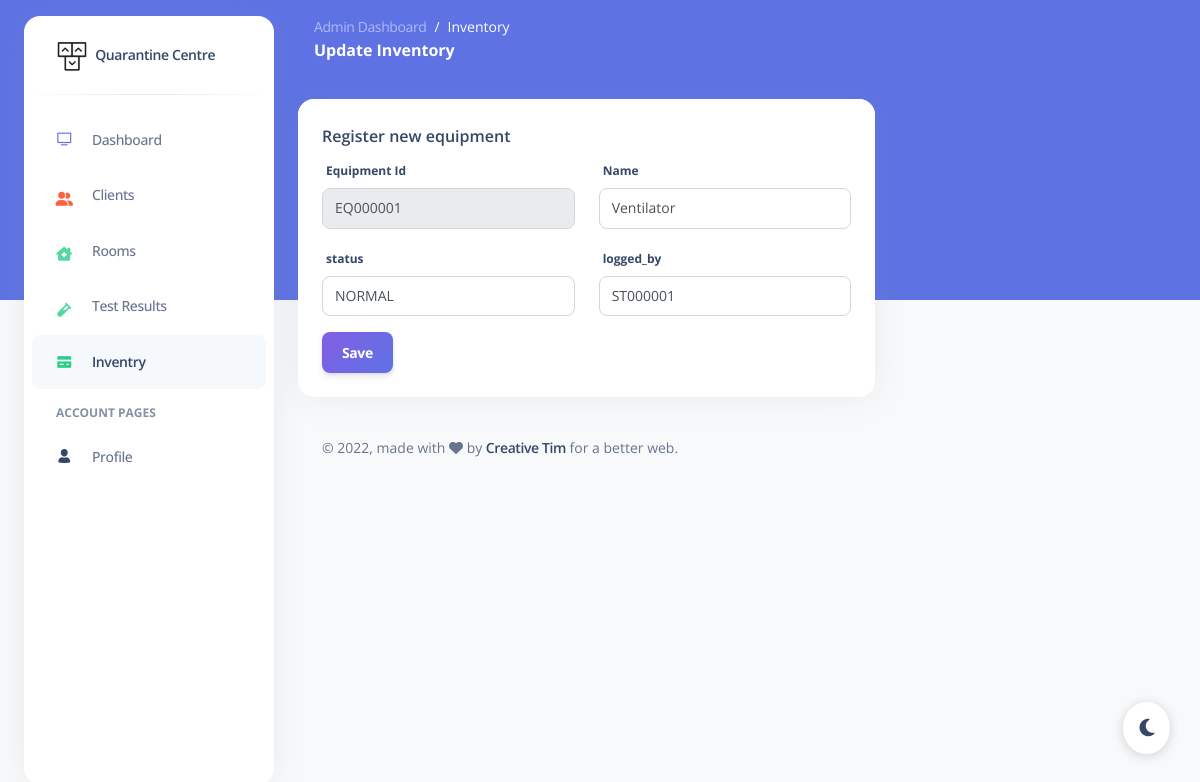
Screenshot of /app/manage_inventory.php?id=EQ000001 (signed in) with the database file from the repository.
### tables this page shows
CREATE TABLE equipment (
  id VARCHAR(8) PRIMARY KEY,
  name VARCHAR(50) NOT NULL,
  status VARCHAR(20) NOT NULL,
  logged_by VARCHAR(8),
  FOREIGN KEY (logged_by) REFERENCES staff(id) ON UPDATE CASCADE ON DELETE RESTRICT
);

CREATE TABLE staff (
  id VARCHAR(8) PRIMARY KEY,
  first_name VARCHAR(30) NOT NULL,
  last_name VARCHAR(40) NOT NULL,
  gender VARCHAR(1) NOT NULL,
  date_of_birth DATE,
  contact_no VARCHAR(15),
  address VARCHAR(60),
  type VARCHAR(15) NOT NULL
);

### app/manage_inventory.php (the view, shortened to what this page needs)
<?php
include("session.php");
$managed_by_staffs_query = "SELECT id FROM staff WHERE type = 'MANAGEMENT' ORDER BY id";
$managed_by_staffs = mysqli_query($db, $managed_by_staffs_query);
if (isset($_GET['id'])) {
  $equipment_id = $_GET['id'];
  $get_equipment_query = "SELECT * FROM equipment WHERE id = '$equipment_id'";
  $get_equipment_result = mysqli_query($db, $get_equipment_query);
  if (mysqli_num_rows($get_equipment_result) == 1) {
    $equipment = mysqli_fetch_array($get_equipment_result);
    $isUpdate = true;
  } else {
    header("location: inventories.php");
  }
} else {
  $prev_id_query = "SELECT id FROM equipment ORDER BY id DESC LIMIT 1";
  $prev_id = mysqli_fetch_array(mysqli_query($db, $prev_id_query));
  $equipment_id = "EQ" . sprintf("%06d", substr($prev_id['id'], 2) + 1);
  $isUpdate = false;
}
?>
<!DOCTYPE html>
<html lang="en">
<head>
  <link href="../assets/css/nucleo-icons.css" rel="stylesheet" />
  <link href="../assets/css/nucleo-svg.css" rel="stylesheet" />
  <link href="../assets/css/nucleo-svg.css" rel="stylesheet" />
  <link href="../assets/css/argon-dashboard.css?v=2.0.0" rel="stylesheet" />
  <link href="../assets/css/custom.css" rel="stylesheet" />
</head>
<body class="g-sidenav-show bg-gray-100">
  <aside class="sidenav bg-white navbar navbar-vertical navbar-expand-xs border-0 border-radius-xl my-3 fixed-start ms-4 " id="sidenav-main">
    <div class="sidenav-header">
      <a class="navbar-brand m-0" href=" https://demos.creative-tim.com/argon-dashboard/example_pages/dashboard.html " target="_blank">
        <img src="../assets/img/logo-ct-dark.png" class="navbar-brand-img h-100" alt="main_logo">
        <span class="ms-1 font-weight-bold">Quarantine Centre</span>
      </a>
    </div>
    <hr class="horizontal dark mt-0">
    <div class="w-auto " id="sidenav-collapse-main">
      <ul class="navbar-nav">
        <li class="nav-item">
          <a class="nav-link" href="../example_pages/dashboard.html">
            <div class="icon icon-shape icon-sm border-radius-md text-center me-2 d-flex align-items-center justify-content-center">
              <i class="ni ni-tv-2 text-primary text-sm opacity-10"></i>
            </div>
            <span class="nav-link-text ms-1">Dashboard</span>
          </a>
        </li>
        <li class="nav-item">
          <a class="nav-link " href="#">
            <div class="icon icon-shape icon-sm border-radius-md text-center me-2 d-flex align-items-center justify-content-center">
              <i class="fa fa-user-group text-warning text-sm opacity-10"></i>
            </div>
            <span class="nav-link-text ms-1">Clients</span>
          </a>
        </li>
        <li class="nav-item">
          <a class="nav-link " href="#">
            <div class="icon icon-shape icon-sm border-radius-md text-center me-2 d-flex align-items-center justify-content-center">
              <i class="fa-solid fa-house-chimney-medical text-success text-sm"></i>
            </div>
            <span class="nav-link-text ms-1">Rooms</span>
          </a>
        </li>
        <li class="nav-item">
          <a class="nav-link " href="#">
            <div class="icon icon-shape icon-sm border-radius-md text-center me-2 d-flex align-items-center justify-content-center">
              <i class="fa-solid fa-vial text-success text-sm"></i>
            </div>
            <span class="nav-link-text ms-1">Test Results</span>
          </a>
        </li>
        <li class="nav-item">
          <a class="nav-link active" href="#">
            <div class="icon icon-shape icon-sm border-radius-md text-center me-2 d-flex align-items-center justify-content-center">
              <i class="ni ni-credit-card text-success text-sm opacity-10"></i>
            </div>
            <span class="nav-link-text ms-1">Inventry</span>
          </a>
        </li>
        <li class="nav-item mt-3">
          <h6 class="ps-4 ms-2 text-uppercase text-xs font-weight-bolder opacity-6">Account pages</h6>
        </li>
        <li class="nav-item">
          <a class="nav-link " href="../example_pages/profile.html">
            <div class="icon icon-shape icon-sm border-radius-md text-center me-2 d-flex align-items-center justify-content-center">
              <i class="ni ni-single-02 text-dark text-sm opacity-10"></i>
            </div>
            <span class="nav-link-text ms-1">Profile</span>
          </a>
        </li>
      </ul>
    </div>
  </aside>
  <main class="main-content position-relative border-radius-lg ">
    <nav class="navbar navbar-main navbar-expand-lg px-0 mx-4 shadow-none border-radius-xl " id="navbarBlur" data-scroll="false">
      <div class="container-fluid py-1 px-3">
        <nav aria-label="breadcrumb">
          <ol class="breadcrumb bg-transparent mb-0 pb-0 pt-1 px-0 me-sm-6 me-5">
            <li class="breadcrumb-item text-sm"><a class="opacity-5 text-white" href="javascript:;">Admin Dashboard</a></li>
            <li class="breadcrumb-item text-sm text-white active" aria-current="page">Inventory</li>
          </ol>
          <h6 class="font-weight-bolder text-white mb-0">Update Inventory</h6>
        </nav>
      </div>
    </nav>
    <div class="container-fluid py-4">
      <div class="row">
        <div class="col-lg-8">
          <div class="card mb-4">
            <div class="card-header pb-0">
              <h6>Register new equipment</h6>
            </div>
            <div class="card-body pt-0 pb-2">
              <form action="" method="POST">
                <div class="row form-group">
                  <div class="col-md-6">
                    <label>Equipment Id</label>
                    <input type="text" class="form-control" name="equipment_id" value="<?php echo $equipment_id ?>" disabled>
                  </div>
                  <div class="col-md-6">
                    <label>Name</label>
                    <input type="text" class="form-control" name="name" <?php if ($isUpdate) echo "value='" . $equipment["name"] . "'"; ?> >
                  </div>
                </div>
                <div class="row form-group">
                  <div class="col-md-6">
                    <label>status</label>
                    <select class="form-control" name="status">
                      <?php if($isUpdate){?>
                          <option <?php if ( $equipment["status"] == "NORMAL") echo "selected";?> > NORMAL </option>
                        <?php } else { ?>
                          <option>NORMAL</option>
                          <option>BROKEN</option>
                        <?php } ?>
                    </select>
                  </div>
                  <div class="col-md-6">
                    <label>logged_by</label>
                    <select class="form-control" name="logged_by">
                      <?php while ($managed_by_row = mysqli_fetch_array($managed_by_staffs)) {
                        if($isUpdate){ ?>
                          <option <?php if ($managed_by_row["id"] == $equipment["logged_by"]) echo "selected"; ?>>
                          <?php echo $managed_by_row["id"]; ?>
                        <?php }else{?>
                          <option>
                          <?php echo $managed_by_row["id"];
                        }?>
                        </option>
                      <?php } ?>
                    </select>
                  </div>
                </div>
                <input type="submit" class="btn bg-gradient-primary" value="<?php echo $isUpdate ? "Save" : "Submit" ?>">
              </form>
            </div>
          </div>
        </div>
      </div>
      <footer class="footer pt-3  ">
        <div class="container-fluid">
          <div class="row align-items-center justify-content-lg-between">
            <div class="col-lg-6 mb-lg-0 mb-4">
              <div class="copyright text-center text-sm text-muted text-lg-start">
                © ,
                made with <i class="fa fa-heart"></i> by
                <a href="https://www.creative-tim.com" class="font-weight-bold" target="_blank">Creative Tim</a>
                for a better web.
              </div>
            </div>
          </div>
        </div>
      </footer>
    </div>
  </main>
  <div class="dark-mode-plugin">
    <button class="btn btn-round dark-mode-plugin-button text-dark position-fixed px-3 py-2" onclick="darkMode(this)">
      <i class="fa-solid fa-moon py-2"> </i>
    </button>
  </div>
</body>
</html>

### app/assets/css/nucleo-svg.css (style rules this page uses)
.icon { display: inline-block; color: #111111; height: 1em; width: 1em; }
.icon-sm { height: 0.8em; width: 0.8em; }
.icon { fill: currentColor; stroke: none; }

### app/assets/css/custom.css (style rules this page uses)
.dark-mode-plugin .dark-mode-plugin-button { background: #fff; border-radius: 50%; bottom: 30px; right: 30px; font-size: 1.25rem; z-index: 990; box-shadow: 0 2px 12px 0 rgba(0, 0, 0, 0.16); cursor: pointer; }

### rows the page displays
equipment: name "Ventilator", status "NORMAL", logged_by "ST000001"
